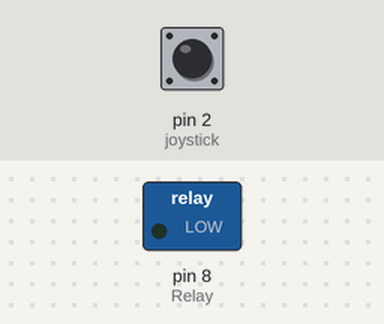
This sketch was run on a simulated Arduino Uno, built with avr-gcc and run on an emulated ATmega328P. Shown: switched loads named in the sketch (green lamp = pin HIGH). The inputs (shaded band) are chosen by the test bench; at power-on: pin 2 (joystick) HIGH.

Above: at 0.1 s.
At 2.1 s:
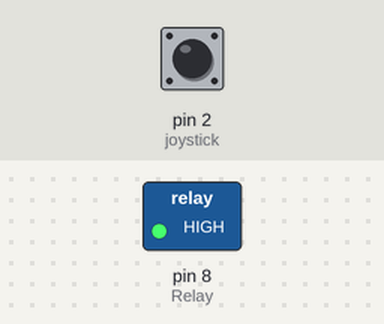
Timing chart, 0 to 3.6 s (numbered marks = the images above):
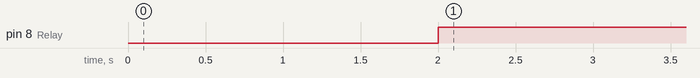

Measured:
- by itself, pin 8 (Relay): LOW → HIGH at 2.0 s

The sketch:

watering_plants.ino
```cpp
int Relay = 8;
const int joystick = 2;

int statusOfJoystick = 0;

void setup() {
  Serial.begin(9600);
  pinMode(Relay, OUTPUT);
  pinMode(joystick, INPUT_PULLUP);
  delay(2000);
}

void loop() {
  statusOfJoystick = digitalRead(joystick);

  if(statusOfJoystick == 0) {
    digitalWrite(Relay, LOW);
  } else {
    digitalWrite(Relay, HIGH);
  }
}
```
